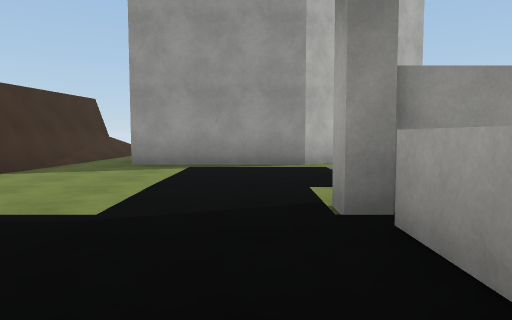
view 1 (above)

13 first-person views from a walk through a 3-D level made in the Unity game engine. The camera is 1.3 m above the floor, tilts 4° down and sees 70° across. The floor is counted in squares, 2 m on a side. Each view is taken from the middle of a square. On the plan, view 1 faces up. The plan holds only what a view shows up to about 11 squares ahead; the rest is blank. The place goes on beyond the plan. Some animated figures are not drawn. Surface patterns are stand-ins for the level's own textures.

view 2
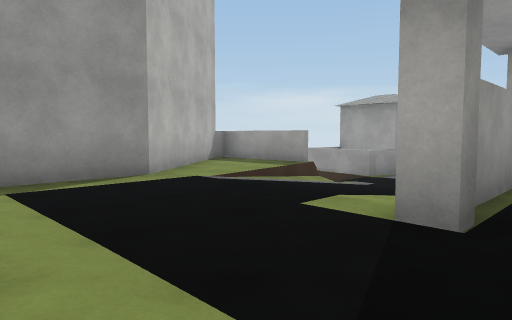

view 3
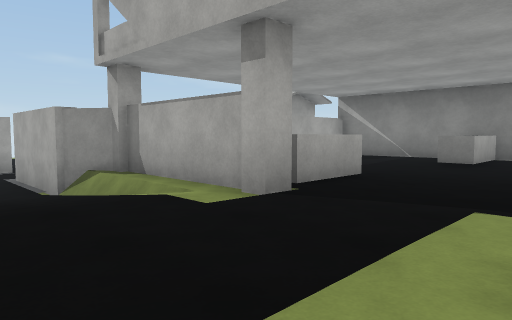

view 4
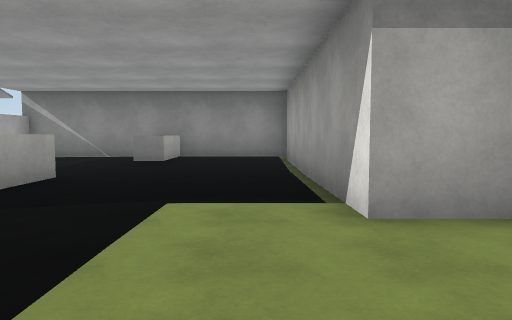

view 5
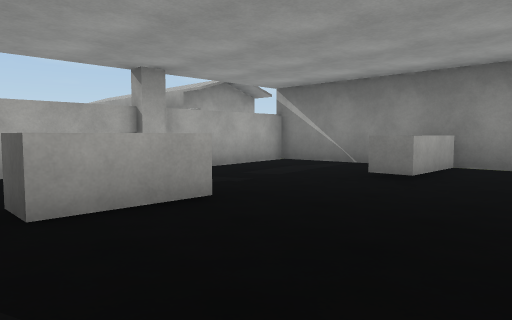

view 6
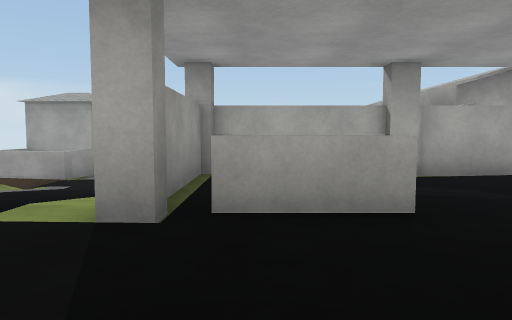

view 7
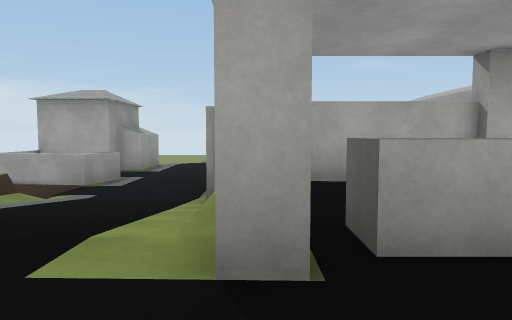

view 8
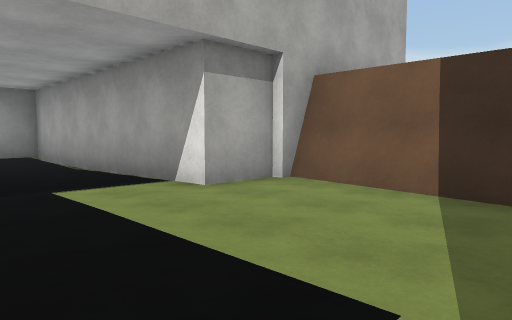

view 9
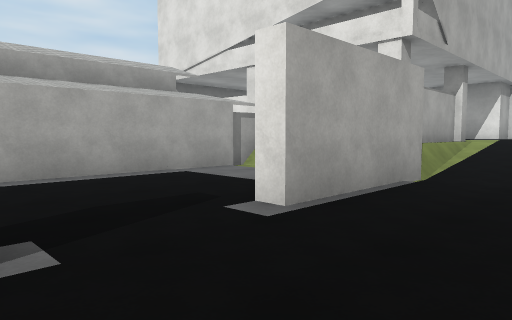

view 10
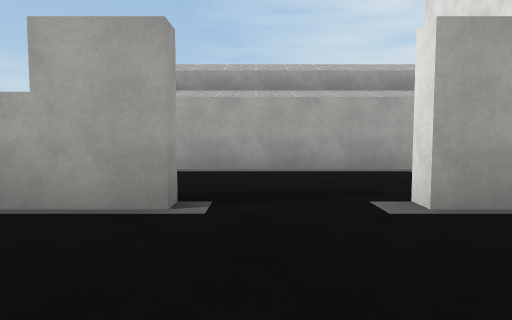

view 11
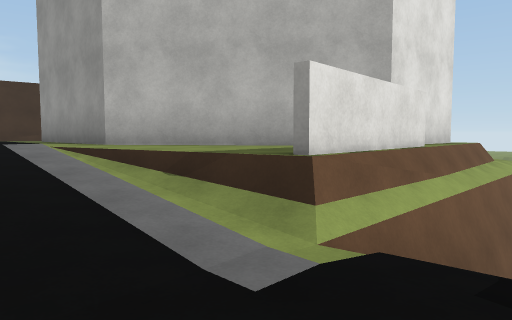

view 12
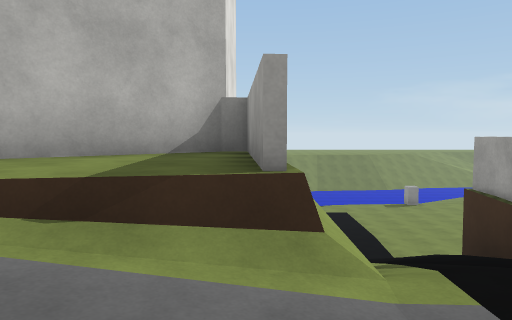

view 13
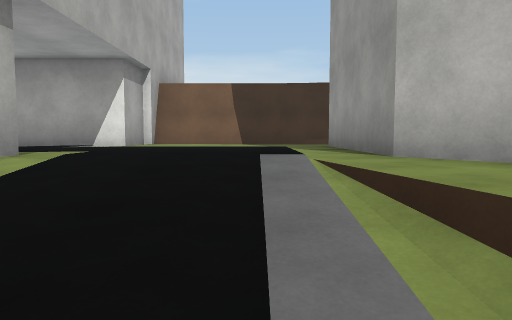

### Floor plan
Key: @ floor where view 1 was taken; # wall or solid block; . main floor; : floor 0.25 m higher than the main floor; - floor 0.5 m lower than the main floor; _ floor 0.75 m lower than the main floor; < floor 1 m lower than the main floor; ( floor 1.5 m lower than the main floor; ! floor 4.75 m lower than the main floor; / step, stairs or slope; = window, fence, low wall or low ledge; ^ raised ledge; v drop or lower ground; O other object.
Columns run from 6 left of view 1 to 12 right of it. Each row starts with its distance up from view 1.
 16               !!!!
 15              !!!!!
 14              !!!!
 13            O !!!!
 12            O
 11            O#/
 10          OO^#/#
  9   /.    OO.^=/^
  8  v#.OOOOO..^/(^
  7  v#.......//<<^__
  6  v#..:::.--_______
  5  #...:::.--________
  4  #...::..--/###__##
  3 ##OO...OOOO## ____
  2    O...^...# _____
  1    O...^   O______
  0    O..@... ##OOOOOO
 -1    O.......OOO   OO
 -2    O.......OOOOOOOO
 -3    O..^....OOOOOOOO
 -4    OOOOOOOO O

Positions as (right, up) in squares from view 1, and headings:
1: (0, 0), facing up
2: (-2, 2), facing up-right
3: (-2, 6), facing down-right
4: (-2, 6), facing down
5: (-2, 3), facing down-right
6: (-2, 2), facing right
7: (-1, 3), facing right
8: (0, 7), facing down-left
9: (11, 6), facing down-left
10: (10, 7), facing down
11: (7, 5), facing up-left
12: (5, 5), facing up
13: (5, 6), facing left
